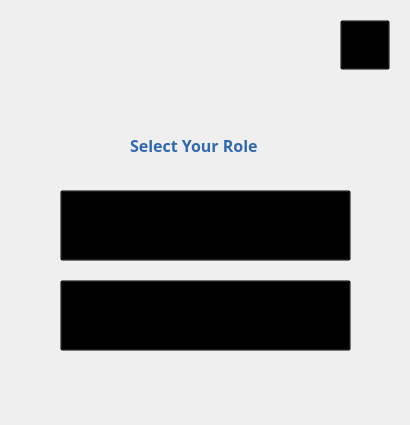
<?xml version="1.0" encoding="UTF-8"?>
<ui version="4.0">
 <class>MainWindow</class>
 <widget class="QMainWindow" name="MainWindow">
  <property name="geometry">
   <rect>
    <x>0</x>
    <y>0</y>
    <width>410</width>
    <height>425</height>
   </rect>
  </property>
  <property name="windowTitle">
   <string>MainWindow</string>
  </property>
  <property name="windowIcon">
   <iconset>
    <normaloff>../../icons/logo.png</normaloff>../../icons/logo.png</iconset>
  </property>
  <widget class="QWidget" name="centralwidget">
   <widget class="QWidget" name="widget" native="true">
    <property name="geometry">
     <rect>
      <x>0</x>
      <y>0</y>
      <width>411</width>
      <height>421</height>
     </rect>
    </property>
    <property name="styleSheet">
     <string notr="true">#widget {
	border-image: url(icons/homeBG.png) 0 0 0 0 stretch stretch;
}</string>
    </property>
    <widget class="QPushButton" name="exitButton">
     <property name="geometry">
      <rect>
       <x>340</x>
       <y>20</y>
       <width>50</width>
       <height>50</height>
      </rect>
     </property>
     <property name="minimumSize">
      <size>
       <width>50</width>
       <height>50</height>
      </size>
     </property>
     <property name="cursor">
      <cursorShape>PointingHandCursor</cursorShape>
     </property>
     <property name="styleSheet">
      <string notr="true">background-color: transparent
</string>
     </property>
     <property name="text">
      <string/>
     </property>
     <property name="icon">
      <iconset>
       <normaloff>../../icons/exitButton.png</normaloff>../../icons/exitButton.png</iconset>
     </property>
    </widget>
    <widget class="QLabel" name="logoLabel">
     <property name="geometry">
      <rect>
       <x>180</x>
       <y>50</y>
       <width>50</width>
       <height>50</height>
      </rect>
     </property>
     <property name="minimumSize">
      <size>
       <width>50</width>
       <height>50</height>
      </size>
     </property>
     <property name="maximumSize">
      <size>
       <width>50</width>
       <height>50</height>
      </size>
     </property>
     <property name="text">
      <string/>
     </property>
     <property name="pixmap">
      <pixmap>icons/logo.png</pixmap>
     </property>
     <property name="scaledContents">
      <bool>true</bool>
     </property>
    </widget>
    <widget class="QPushButton" name="employeeButton">
     <property name="geometry">
      <rect>
       <x>60</x>
       <y>190</y>
       <width>291</width>
       <height>71</height>
      </rect>
     </property>
     <property name="cursor">
      <cursorShape>PointingHandCursor</cursorShape>
     </property>
     <property name="styleSheet">
      <string notr="true">#employeeButton {
	background-color: transparent;
	background-image: url(icons/employeeButton.png);
	border-image: url(icons/employeeButton.png) 0 0 0 0 stretch stretch;
}

#employeeButton:Hover {
	background-color: transparent;
	background-image: url(icons/employeeButtonHover.png);
	border-image: url(icons/employeeButtonHover.png) 0 0 0 0 stretch stretch;
}

#employeeButton:pressed {
	background-color: transparent;
	background-image: url(icons/employeeButtonClicked.png);
	border-image: url(icons/employeeButtonClicked.png) 0 0 0 0 stretch stretch;
}
</string>
     </property>
     <property name="text">
      <string/>
     </property>
    </widget>
    <widget class="QLabel" name="label">
     <property name="geometry">
      <rect>
       <x>130</x>
       <y>130</y>
       <width>151</width>
       <height>31</height>
      </rect>
     </property>
     <property name="font">
      <font>
       <family>Segoe UI Variable Display</family>
       <pointsize>12</pointsize>
       <weight>75</weight>
       <bold>true</bold>
      </font>
     </property>
     <property name="styleSheet">
      <string notr="true">color: #3169B0;</string>
     </property>
     <property name="text">
      <string>Select Your Role</string>
     </property>
    </widget>
    <widget class="QPushButton" name="adminButton">
     <property name="geometry">
      <rect>
       <x>60</x>
       <y>280</y>
       <width>291</width>
       <height>71</height>
      </rect>
     </property>
     <property name="cursor">
      <cursorShape>PointingHandCursor</cursorShape>
     </property>
     <property name="styleSheet">
      <string notr="true">#adminButton {
	background-color: transparent;
	background-image: url(icons/adminButton.png);
	border-image: url(icons/adminButton.png) 0 0 0 0 stretch stretch;
}

#adminButton:Hover {
	background-color: transparent;
	background-image: url(icons/adminButtonHover.png);
	border-image: url(icons/adminButtonHover.png) 0 0 0 0 stretch stretch;
}

#adminButton:pressed {
	background-color: transparent;
	background-image: url(icons/adminButtonClicked.png);
	border-image: url(icons/adminButtonClicked.png) 0 0 0 0 stretch stretch;
}
</string>
     </property>
     <property name="text">
      <string/>
     </property>
    </widget>
   </widget>
  </widget>
 </widget>
 <resources>
  <include location="resource.qrc"/>
 </resources>
 <connections/>
</ui>
